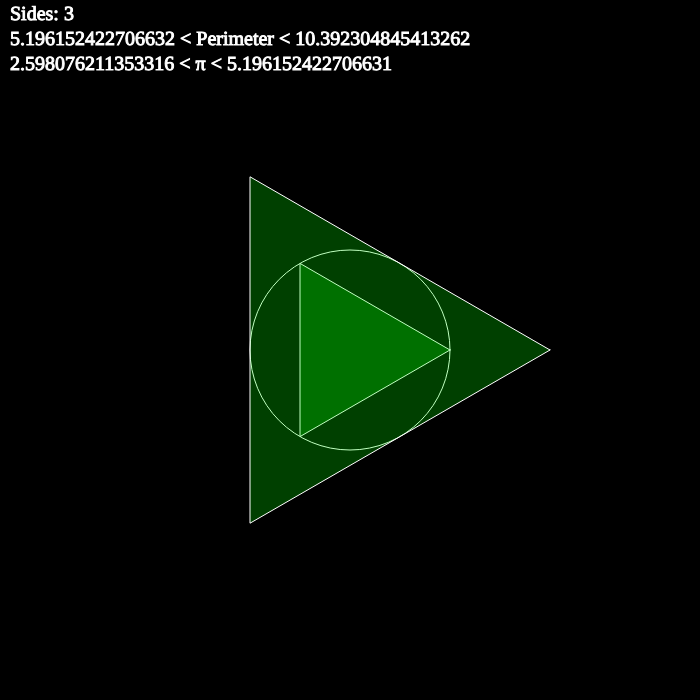
Frame 1 (no input)
Frame 60 (no input): identical to frame 1, image omitted
Frame 120 (the mouse pressed at the canvas centre since frame 60): identical to frame 1, image omitted

The p5.js sketch that drew this single still picture (run headless with seeded random() and noise() and a simulated clock; from frame 60 on, the mouse is pressed at the canvas centre):

// p5.js sketch
// ── sketch.js
//Written by Inle Bush
let height = 700;
let width = 700;
let radius = 100;
let centerX = width/2;
let centerY = height/2;

function setup() {
    div0 = createDiv()

    textFont('Georgia');
    button = createButton("Reset");
    button.size(width, 40)
    button.mousePressed(reset);
    div0.child(button)

    createCanvas(height, width);
    angleMode(DEGREES);
    strokeWeight(1);
    stroke('white');
    n = 3; //number of sides of polygon

}

function mouseClicked() {
    n ++;
}

function reset() {
    n = 2;
}

function draw() {
    background(0);
    translate(centerX, centerY);

    noFill();
    circle(0, 0, 2*radius);
    
    fill('rgba(0,255,0, 0.25)')
    beginShape();
    for (let i = 0; i < n; i++) {
        ang = i * 360 / n
        vertex(radius * cos(ang), radius * sin(ang))
    }
    endShape(CLOSE);

    outRad = 1 / cos(180 / n)
    beginShape();
    for (let i = 0; i < n; i++) {
        ang = i * 360 / n
        vertex(outRad * radius * cos(ang), outRad * radius * sin(ang))
    }
    endShape(CLOSE);
    
    inPerimeter = 2 * n * sin(180 / n);
    outPerimeter = 2 * n * sin(180 / n) * outRad;
    inPi = inPerimeter / 2
    outPi = outPerimeter / 2

    stroke('white');
    textSize(20);
    fill('white');
    text(`Sides: ${n}\n${inPerimeter} < Perimeter < ${outPerimeter}\n${inPi} < π < ${outPi}`, 10 - centerX, 20 - centerY)
}
